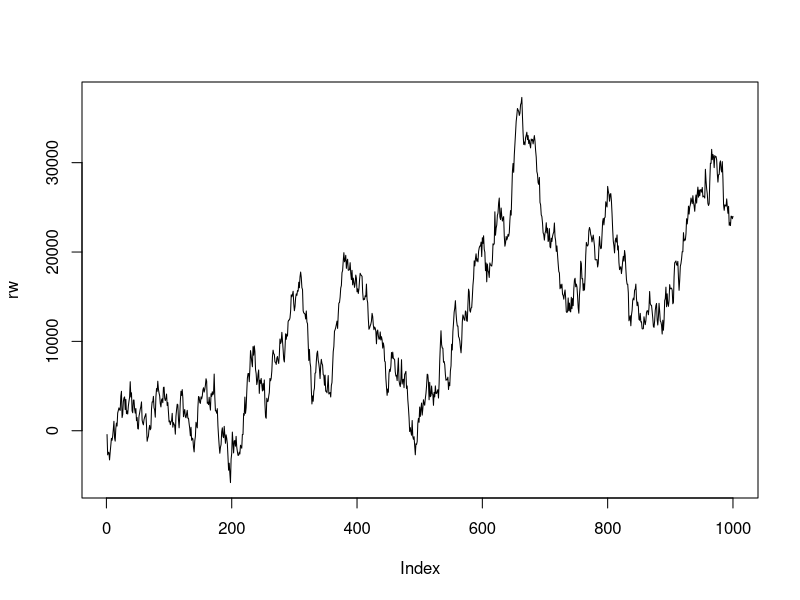
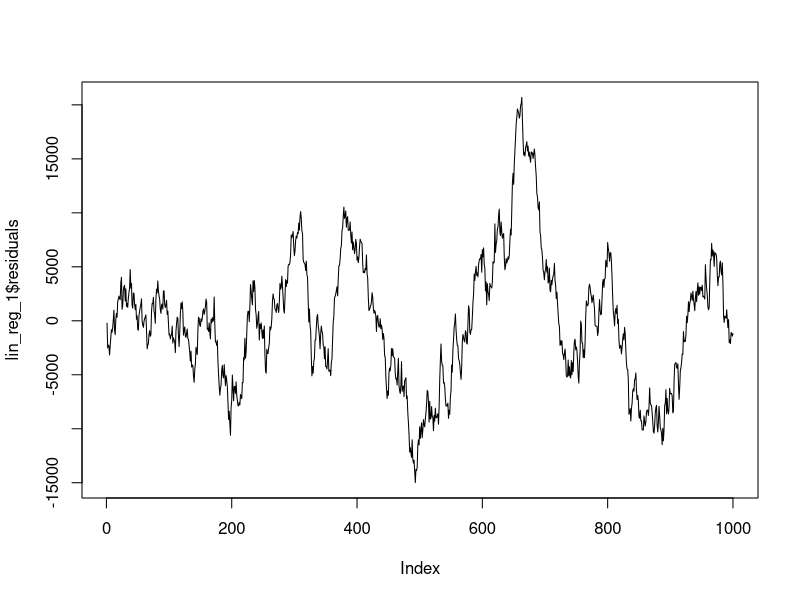
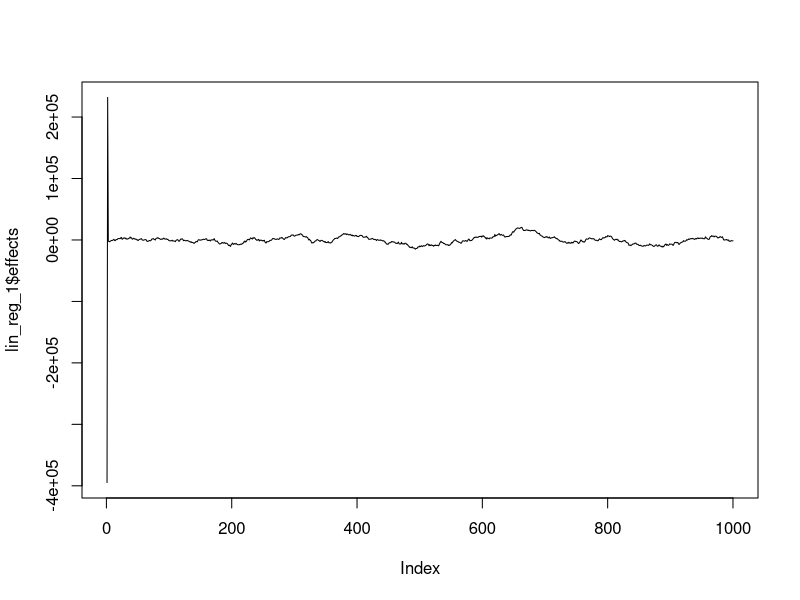
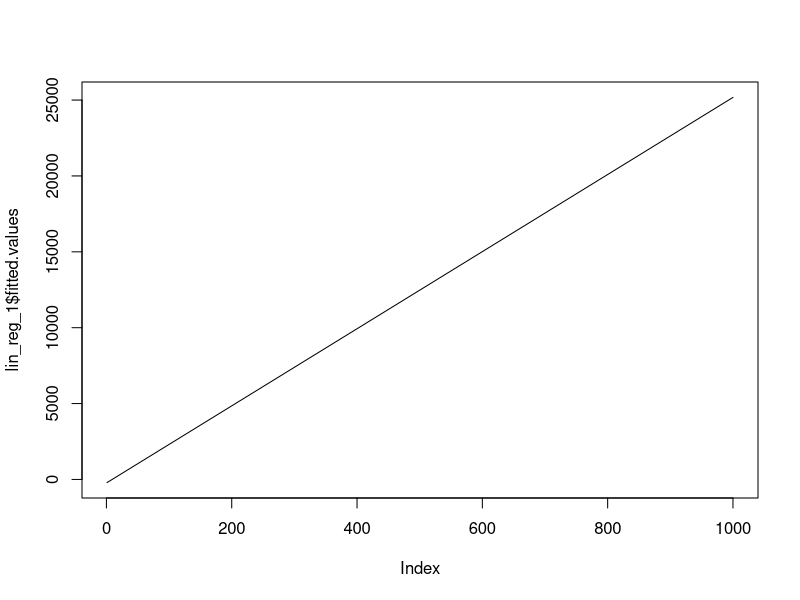
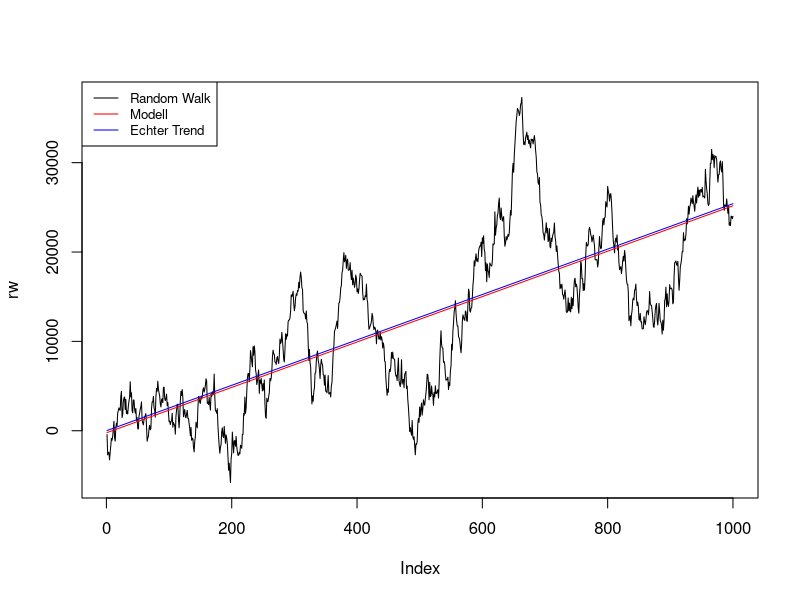
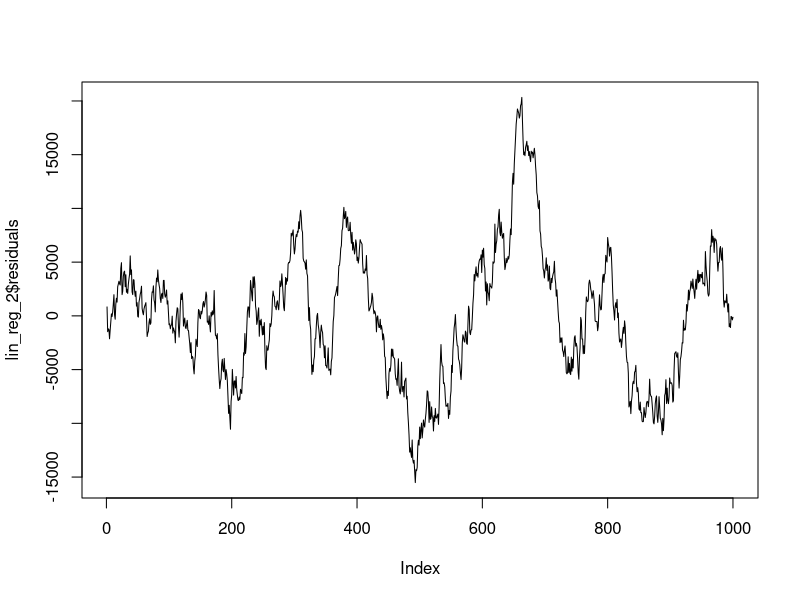
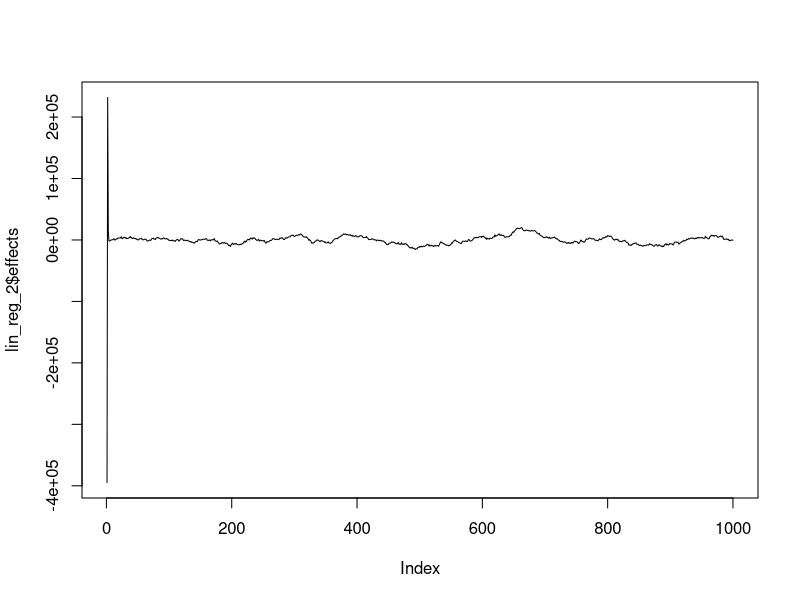
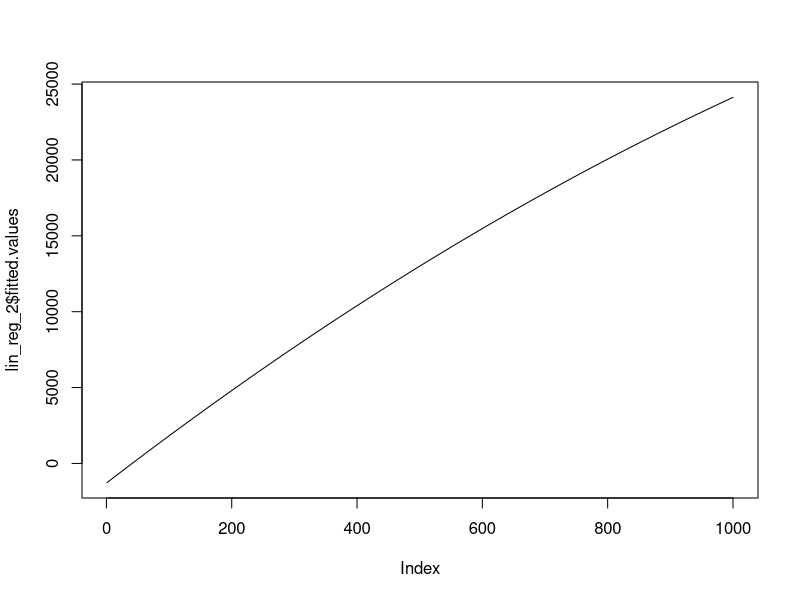

Recreate these plots in R, in order. (Note: this script raises an error after producing the figures.)
# linear regression on white noise

n <- 1000
t <- seq(1, n, 1)
wn <- rnorm(n, 0, n)

rw <- cumsum(wn)

plot(rw, type = 'l')


# linear regression with t to power 1
lin_reg_1 <- lm(rw ~ t)

class(lin_reg_1)
summary(lin_reg_1)

lin_reg_1$coefficients

plot(lin_reg_1$residuals, type = 'l')
plot(lin_reg_1$effects, type = 'l')
plot(lin_reg_1$fitted.values, type = 'l')

plot(rw, type="l", col = 'black')
lines(lin_reg_1$fitted.values, col="red") 
lines(lin_reg_1$coefficients[2]*t, col="blue") 
legend("topleft", 
       legend=c("Random Walk", "Modell", "Echter Trend"), 
       col=c("black","red", "blue"), 
       lty= c(1,1,1), cex=0.8)


# linear regression with t to order 1
t_2 <- t**2
lin_reg_2 <- lm(rw ~ t + t_2)

class(lin_reg_2)
summary(lin_reg_2)

lin_reg_2$coefficients

plot(lin_reg_2$residuals, type = 'l')
plot(lin_reg_2$effects, type = 'l')
plot(lin_reg_2$fitted.values, type = 'l')

plot(rw, type="l", col = 'black')
lines(lin_reg_2$fitted.values, col="red") 
lines(lin_reg_2$coefficients[2]*t + lin_reg_2$coefficients[3]*t_2, col="blue") 
legend("topleft", 
       legend=c("Random Walk", "Modell", "Echter Trend"), 
       col=c("black","red", "blue"), 
       lty= c(1,1,1), cex=0.8)


# linear regression with t to order 3
t_2 <- t**2
t_3 <- t**3
lin_reg_3 <- lm(rw ~ t + t_2 + t_3)

class(lin_reg_3)
summary(lin_reg_3)

lin_reg_3$coefficients

plot(lin_reg_3$residuals, type = 'l')
plot(lin_reg_3$effects, type = 'l')
plot(lin_reg_3$fitted.values, type = 'l')

plot(rw, type="l", col = 'black')
lines(lin_reg_3$fitted.values, col="red") 
lines(lin_reg_3$coefficients[2]*t + 
      lin_reg_3$coefficients[3]*t_2 +
      lin_reg_3$coefficients[4]*t_3,
      col="blue") 
legend("topleft", 
       legend=c("Random Walk", "Modell", "Echter Trend"), 
       col=c("black","red", "blue"), 
       lty= c(1,1,1), cex=0.8)


# linear regression with t to order 4
t_2 <- t**2
t_3 <- t**3
t_4 <- t**4

lin_reg_4 <- lm(rw ~ t + t_2 + t_3 + t_4)

class(lin_reg_4)
summary(lin_reg_4)

lin_reg_4$coefficients

plot(lin_reg_4$residuals, type = 'l')
plot(lin_reg_4$effects, type = 'l')
plot(lin_reg_4$fitted.values, type = 'l')

plot(rw, type="l", col = 'black')
lines(lin_reg_4$fitted.values, col="red") 
lines(lin_reg_4$coefficients[2]*t + 
      lin_reg_4$coefficients[3]*t_2 +
      lin_reg_4$coefficients[4]*t_3 +
      lin_reg_4$coefficients[5]*t_4,
      col="blue") 
legend("topleft", 
       legend=c("Random Walk", "Modell", "Echter Trend"), 
       col=c("black","red", "blue"), 
       lty= c(1,1,1), cex=0.8)




residuals_rss <- list(lin_reg_1$residuals, lin_reg_2$residuals, lin_reg_3$residuals, lin_reg_4$residuals)
tss <- sum((rw - mean(rw))**2)

rss <- function(x) {
  x_hat <- mean(x)
  sum((x - x_hat)**2)
}

# need double bracket to access vector in list
matrix(residuals_rss[[4]])[1:5]
class(matrix(residuals_rss[[1]]))

results <- vector(mode = 'numeric')
?vector

for (res in residuals_rss) {
  res_mat <- matrix(res)
  results <- append(results, apply(res_mat, 2, rss))
}

results

for (res in residuals_rss) {
  print(apply(res, 2, rss))
}

R_2 <- vector(mode = 'numeric')

# create R squared quality measure (closer to 1 is better)
for (rss in results) {
  R_2 <- append(R_2, 1 - rss/tss)
}

R_2

?apply

add_one <- function(x) {x+1}
A <- matrix(1:10, nrow = 5, ncol = 2)

apply(A, 2, add_one)

